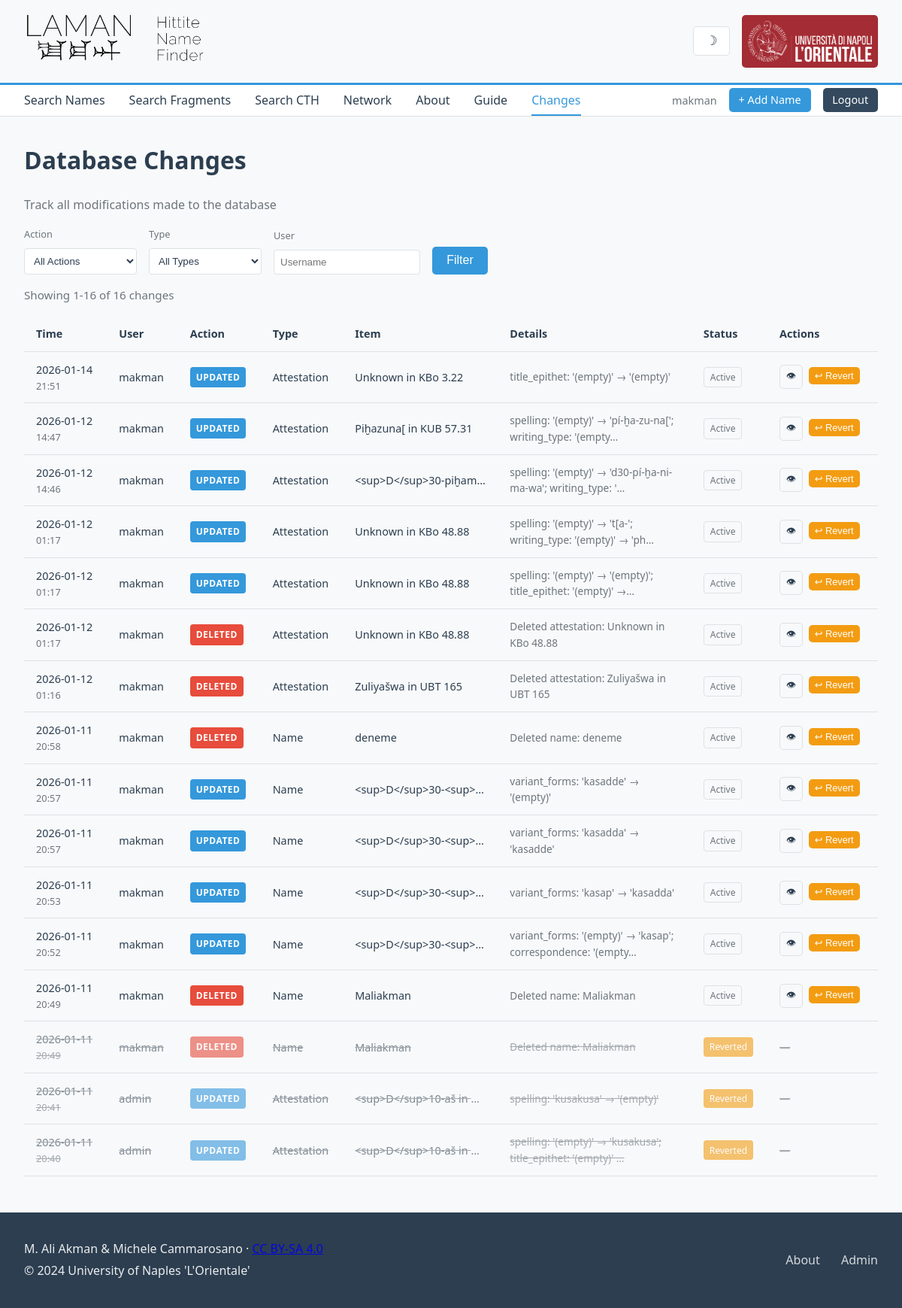
Page /changes/ (signed in) on the committed database.
### namefinder/models.py (models this page shows, shortened)
class ChangeLog(models.Model):
    ACTION_CHOICES = [
        ('create', 'Created'),
        ('update', 'Updated'),
        ('delete', 'Deleted'),
    ]
    MODEL_CHOICES = [
        ('name', 'Name'),
        ('fragment', 'Fragment'),
        ('instance', 'Attestation'),
        ('series', 'Series'),
    ]
    user = models.ForeignKey(
        User,
        on_delete=models.SET_NULL,
        null=True,
        blank=True,
        related_name='change_logs'
    )
    action = models.CharField(max_length=10, choices=ACTION_CHOICES)
    model_type = models.CharField(max_length=20, choices=MODEL_CHOICES)
    object_id = models.PositiveIntegerField(null=True, blank=True)
    object_repr = models.CharField(max_length=255, help_text="String representation of the object")
    old_data = models.JSONField(null=True, blank=True, help_text="Data before the change")
    new_data = models.JSONField(null=True, blank=True, help_text="Data after the change")
    change_summary = models.TextField(blank=True, help_text="Human-readable summary of changes")
    timestamp = models.DateTimeField(auto_now_add=True)
    reverted = models.BooleanField(default=False)
    reverted_by = models.ForeignKey(
        User,
        on_delete=models.SET_NULL,
        null=True,
        blank=True,
        related_name='reverted_changes'
    )
    reverted_at = models.DateTimeField(null=True, blank=True)
    class Meta:
        verbose_name = "Change Log"
        verbose_name_plural = "Change Logs"
        ordering = ['-timestamp']

### namefinder/views.py (the view)
# urls.py: path('changes/', views.changes, name='changes'),
@login_required
def changes(request):
    action_filter = request.GET.get('action', '')
    model_filter = request.GET.get('model', '')
    user_filter = request.GET.get('user', '')
    page_number = request.GET.get('page', 1)
    changes = ChangeLog.objects.select_related('user', 'reverted_by').all()
    if action_filter:
        changes = changes.filter(action=action_filter)
    if model_filter:
        changes = changes.filter(model_type=model_filter)
    if user_filter:
        changes = changes.filter(user__username__icontains=user_filter)
    from django.contrib.auth.models import User
    users_with_changes = User.objects.filter(change_logs__isnull=False).distinct()
    paginator = Paginator(changes, 50)
    page_obj = paginator.get_page(page_number)
    context = {
        'changes': page_obj,
        'page_obj': page_obj,
        'action_filter': action_filter,
        'model_filter': model_filter,
        'user_filter': user_filter,
        'users_with_changes': users_with_changes,
    }
    return render(request, 'namefinder/changes.html', context)

### namefinder/templates/namefinder/changes.html (shortened to what this page needs)
{% extends 'namefinder/base.html' %}
{% load static %}
{% block content %}
<div class="page-header">
    <h1>Database Changes</h1>
    <p class="text-muted">Track all modifications made to the database</p>
</div>
<div class="filter-section">
    <form method="get" class="filter-form">
        <div class="filter-group">
            <label for="action">Action</label>
            <select name="action" id="action">
                <option value="">All Actions</option>
            </select>
        </div>
        <div class="filter-group">
            <label for="model">Type</label>
            <select name="model" id="model">
                <option value="">All Types</option>
            </select>
        </div>
        <div class="filter-group">
            <label for="user">User</label>
            <input type="text" name="user" id="user" value="{{ user_filter }}" placeholder="Username">
        </div>
        <button type="submit" class="btn btn-primary">Filter</button>
    </form>
</div>
<p class="results-count">
    Showing {{ page_obj.start_index }}-{{ page_obj.end_index }} of {{ page_obj.paginator.count }} changes
</p>
{% if changes %}
<table class="data-table changes-table">
    <thead>
        <tr>
            <th>Time</th>
            <th>User</th>
            <th>Action</th>
            <th>Type</th>
            <th>Item</th>
            <th>Details</th>
            <th>Status</th>
            <th>Actions</th>
        </tr>
    </thead>
    <tbody>
        {% for change in changes %}
        <tr class="{% if change.reverted %}reverted{% endif %}">
            <td class="timestamp-cell">
                <span class="date">{{ change.timestamp|date:"Y-m-d" }}</span>
                <span class="time">{{ change.timestamp|time:"H:i" }}</span>
            </td>
            <td>{{ change.user.username|default:"Unknown" }}</td>
            <td>
                <span class="action-badge action-{{ change.action }}">{{ change.get_action_display }}</span>
            </td>
            <td>{{ change.get_model_type_display }}</td>
            <td class="item-cell">{{ change.object_repr|truncatechars:50 }}</td>
            <td class="details-cell">
                {% if change.change_summary %}
                <span class="change-summary" title="{{ change.change_summary }}">
                    {{ change.change_summary|truncatechars:60 }}
                </span>
                {% else %}
                <span class="text-muted">—</span>
                {% endif %}
            </td>
            <td>
                {% if change.reverted %}
                <span class="status-badge reverted" title="Reverted by {{ change.reverted_by.username }} at {{ change.reverted_at|date:'Y-m-d H:i' }}">
                    Reverted
                </span>
                {% else %}
                <span class="status-badge active">Active</span>
                {% endif %}
            </td>
            <td class="actions-cell">
                {% if not change.reverted %}
                <button class="btn btn-sm btn-outline" data-id="{{ change.id }}" onclick="showChangeDetails(this.dataset.id)" title="View details">
                    👁
                </button>
                <button class="btn btn-sm btn-warning" data-id="{{ change.id }}" data-desc="{{ change.get_action_display }} {{ change.object_repr|truncatechars:30 }}" onclick="confirmRevert(this)" title="Revert this change">
                    ↩ Revert
                </button>
                {% else %}
                <span class="text-muted">—</span>
                {% endif %}
            </td>
        </tr>
        {% endfor %}
    </tbody>
</table>
{% else %}
<div class="empty-state">
    <p>No changes found{% if action_filter or model_filter or user_filter %} matching your filters{% endif %}.</p>
</div>
{% endif %}
{% endblock %}

### namefinder/templates/namefinder/base.html (shortened to what this page needs)
{% load static %}
<!DOCTYPE html>
<html lang="en" data-theme="light">
<head>
    <link rel="stylesheet" href="{% static 'css/style.css' %}">
    <link rel="stylesheet" href="{% static 'css/guide.css' %}">
</head>
<body>
    <header>
        <div class="header-content">
            <div class="logo-section">
                <a href="{% url 'namefinder:index' %}">
                    <img src="{% static 'img/laman.png' %}" alt="LAMAN Logo" id="laman-logo">
                </a>
            </div>
            <div class="header-right">
                <button class="theme-toggle" id="theme-toggle" title="Toggle dark mode">
                    <span class="icon" id="theme-icon">☽</span>
                </button>
                <div class="partner-logos">
                    <img src="{% static 'img/logo Napoli.png' %}" alt="University of Naples Logo">
                </div>
            </div>
        </div>
    </header>
    <nav>
        <ul class="nav-main">
            <li><a href="{% url 'namefinder:index' %}" class="{% if request.resolver_match.url_name == 'index' %}active{% endif %}">Search Names</a></li>
            <li><a href="{% url 'namefinder:fragment_search' %}" class="{% if request.resolver_match.url_name == 'fragment_search' or request.resolver_match.url_name == 'fragment_detail' %}active{% endif %}">Search Fragments</a></li>
            <li><a href="{% url 'namefinder:cth_search' %}" class="{% if request.resolver_match.url_name == 'cth_search' or request.resolver_match.url_name == 'cth_detail' %}active{% endif %}">Search CTH</a></li>
            <li><a href="{% url 'namefinder:network' %}" class="{% if request.resolver_match.url_name == 'network' %}active{% endif %}">Network</a></li>
            <li><a href="{% url 'namefinder:about' %}" class="{% if request.resolver_match.url_name == 'about' %}active{% endif %}">About</a></li>
            <li><a href="{% url 'namefinder:guide' %}" class="{% if request.resolver_match.url_name == 'guide' %}active{% endif %}">Guide</a></li>
            {% if user.is_authenticated %}
            <li><a href="{% url 'namefinder:changes' %}" class="{% if request.resolver_match.url_name == 'changes' %}active{% endif %}">Changes</a></li>
            {% endif %}
        </ul>
        <ul class="nav-auth">
            {% if user.is_authenticated %}
            <li class="user-info">{{ user.username }}</li>
            <li><a href="{% url 'namefinder:name_create' %}" class="nav-btn">+ Add Name</a></li>
            <li><a href="{% url 'namefinder:logout' %}" class="nav-btn nav-btn-secondary">Logout</a></li>
            {% else %}
            <li><a href="{% url 'namefinder:login' %}" class="nav-btn">Login</a></li>
            {% endif %}
        </ul>
    </nav>
    <main>
        {% block content %}{% endblock %}
    </main>
    <footer>
        <div class="footer-content">
            <div class="footer-info">
                <p>M. Ali Akman & Michele Cammarosano · <a href="https://creativecommons.org/licenses/by-sa/4.0/" target="_blank" rel="noopener">CC BY-SA 4.0</a></p>
                <p>© 2024 University of Naples 'L'Orientale'</p>
            </div>
            <div class="footer-links">
                <a href="{% url 'namefinder:about' %}">About</a>
                <a href="{% url 'admin:index' %}">Admin</a>
            </div>
        </div>
    </footer>
</body>
</html>

### rows in the picture
ChangeLog: timestamp "2026-01-14", timestamp "21:51", user.username "makman", action "UPDATED", model_type "Attestation", object_repr "Unknown in KBo 3.22", change_summary "title_epithet: '(empty)' → '(empty)'", reverted "Active"
ChangeLog: timestamp "2026-01-12", timestamp "14:47", user.username "makman", action "UPDATED", model_type "Attestation", object_repr "Piḫazuna[ in KUB 57.31", change_summary "spelling: '(empty)' → 'pí-ḫa-zu-na['; writing_type: '(empty…", reverted "Active"
ChangeLog: timestamp "2026-01-12", timestamp "14:46", user.username "makman", action "UPDATED", model_type "Attestation", object_repr "<sup>D</sup>30-piḫam…", change_summary "spelling: '(empty)' → 'd30-pí-ḫa-ni-ma-wa'; writing_type: '…", reverted "Active"
ChangeLog: timestamp "2026-01-12", timestamp "01:17", user.username "makman", action "UPDATED", model_type "Attestation", object_repr "Unknown in KBo 48.88", change_summary "spelling: '(empty)' → 't[a-'; writing_type: '(empty)' → 'ph…", reverted "Active"
ChangeLog: timestamp "2026-01-12", timestamp "01:17", user.username "makman", action "UPDATED", model_type "Attestation", object_repr "Unknown in KBo 48.88", change_summary "spelling: '(empty)' → '(empty)'; title_epithet: '(empty)' →…", reverted "Active"
ChangeLog: timestamp "2026-01-12", timestamp "01:17", user.username "makman", action "DELETED", model_type "Attestation", object_repr "Unknown in KBo 48.88", change_summary "Deleted attestation: Unknown in KBo 48.88", reverted "Active"
ChangeLog: timestamp "2026-01-12", timestamp "01:16", user.username "makman", action "DELETED", model_type "Attestation", object_repr "Zuliyašwa in UBT 165", change_summary "Deleted attestation: Zuliyašwa in UBT 165", reverted "Active"
ChangeLog: timestamp "2026-01-11", timestamp "20:58", user.username "makman", action "DELETED", model_type "Name", object_repr "deneme", change_summary "Deleted name: deneme", reverted "Active"
ChangeLog: timestamp "2026-01-11", timestamp "20:57", user.username "makman", action "UPDATED", model_type "Name", object_repr "<sup>D</sup>30-<sup>…", change_summary "variant_forms: 'kasadde' → '(empty)'", reverted "Active"
ChangeLog: timestamp "2026-01-11", timestamp "20:57", user.username "makman", action "UPDATED", model_type "Name", object_repr "<sup>D</sup>30-<sup>…", change_summary "variant_forms: 'kasadda' → 'kasadde'", reverted "Active"
ChangeLog: timestamp "2026-01-11", timestamp "20:53", user.username "makman", action "UPDATED", model_type "Name", object_repr "<sup>D</sup>30-<sup>…", change_summary "variant_forms: 'kasap' → 'kasadda'", reverted "Active"
ChangeLog: timestamp "2026-01-11", timestamp "20:52", user.username "makman", action "UPDATED", model_type "Name", object_repr "<sup>D</sup>30-<sup>…", change_summary "variant_forms: '(empty)' → 'kasap'; correspondence: '(empty…", reverted "Active"
ChangeLog: timestamp "2026-01-11", timestamp "20:49", user.username "makman", action "DELETED", model_type "Name", object_repr "Maliakman", change_summary "Deleted name: Maliakman", reverted "Active"
ChangeLog: timestamp "2026-01-11", timestamp "20:49", user.username "makman", action "DELETED", model_type "Name", object_repr "Maliakman", change_summary "Deleted name: Maliakman"
ChangeLog: timestamp "2026-01-11", timestamp "20:41", user.username "admin", action "UPDATED", model_type "Attestation", object_repr "<sup>D</sup>10-aš in…", change_summary "spelling: 'kusakusa' → '(empty)'"
ChangeLog: timestamp "2026-01-11", timestamp "20:40", user.username "admin", action "UPDATED", model_type "Attestation", object_repr "<sup>D</sup>10-aš in…", change_summary "spelling: '(empty)' → 'kusakusa'; title_epithet: '(empty)' …"

### other values in the picture
{{ user.username }} "makman"
{{ page_obj.start_index }} "1"
{{ page_obj.end_index }} "16"
{{ page_obj.paginator.count }} "16"
